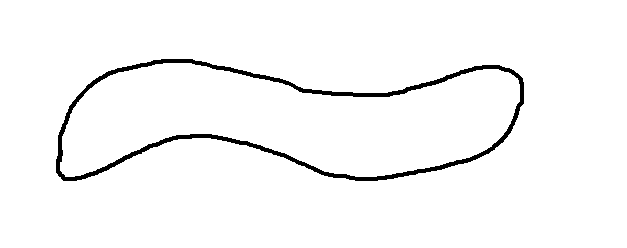
#> input picture ImageCreation/Wiggle_000.png, 627 x 248 px
$ python -i MaskImage.py   (imports and definitions only)
#> lines starting #> are read from the running program, lines starting #| are printed output that depends on the picture; after the words box and inside, x2 and y2 are one past the last pixel; in counts of white or black regions, pixels touching at a corner belong together
#> further down, picture is the input picture: shape (248, 627, 3); 97.1% white; 1 black region, box (x1, y1, x2, y2) and area: (56, 59, 524, 181) 4506
# packages
from ctypes import sizeof
from itertools import count
import cv2
import numpy as np
import os
from os import listdir
from os.path import join

counter = -1
cardsNameArray = [[a,b,c,d] for a in ['1','2','3'] for b in ['1','2','3'] for c in ['1','2','3'] for d in ['1','2','3']]

# [11 lines left out: function changeColor, not called in this run]

def createCard(image):
    global counter
    global cardsNameArray
    card1 = np.zeros((4*image.shape[0],image.shape[1],image.shape[2]), np.uint8)

    #For adding with instead of transparant
    card1.fill(255)
#> card1: shape (992, 627, 3); every value is 255
    card2 = card1.copy()

    # Creating card with only 1 pattern
    y_offset = round(card1.shape[0] * 0.5 - image.shape[0] * 0.5)
#> y_offset = 372
    card1[y_offset:y_offset+image.shape[0], 0:image.shape[1]] = image
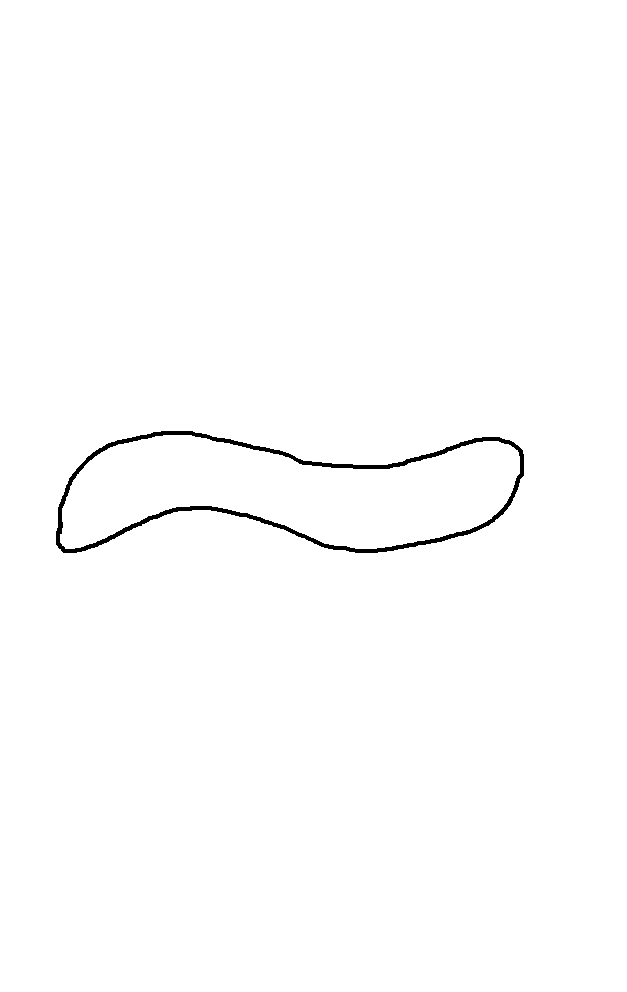
#> card1: shape (992, 627, 3); 99.3% white; 1 black region, box (x1, y1, x2, y2) and area: (56, 431, 524, 553) 4506
    counter = counter+1
    card1CorrectSize = cv2.resize(card1, (0, 0), None, 0.236, 0.1935)
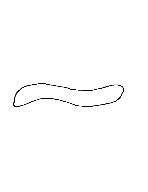
#> card1CorrectSize: shape (192, 148, 3); min 0, max 255, mean 253.1
    cv2.imwrite(f"{''.join(map(str, cardsNameArray[counter]))}.png", card1CorrectSize)
    # cv2.imwrite(f"{counter}.png", card1)

    # Creating card with 3 times the pattern
    card3 = card1.copy()
    y_offset = round(card3.shape[0] * (1/4) - image.shape[0] * 0.5)
#> y_offset = 124
    card3[y_offset:y_offset+image.shape[0], 0:image.shape[1]] = image

    y_offset = round(card3.shape[0] * (3/4) - image.shape[0] * 0.5)
#> y_offset = 620
    card3[y_offset:y_offset+image.shape[0], 0:image.shape[1]] = image
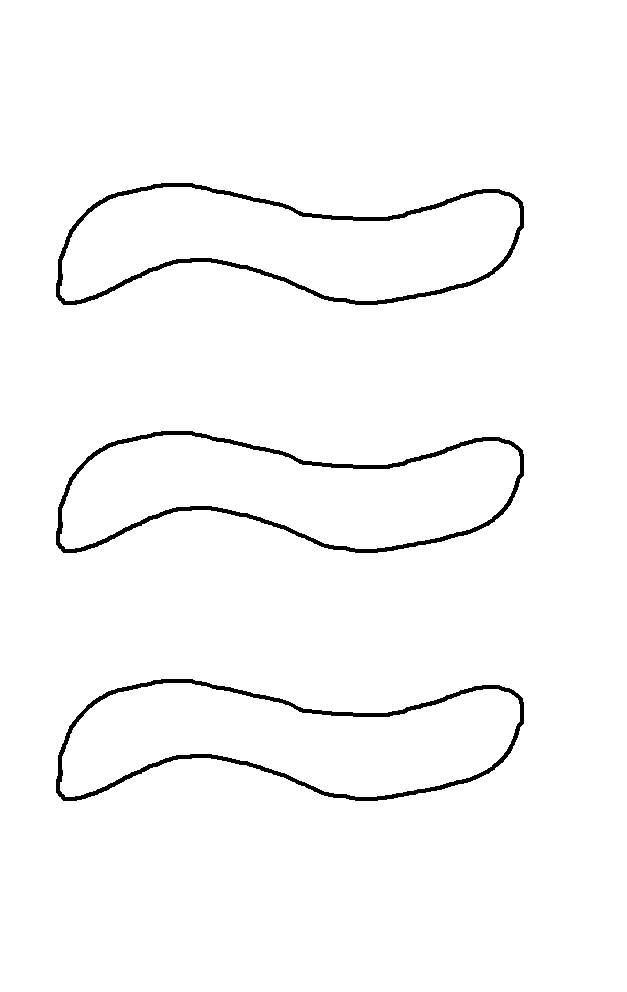
#> card3: shape (992, 627, 3); 97.8% white; 3 black regions, box (x1, y1, x2, y2) and area: (56, 183, 524, 305) 4506, (56, 431, 524, 553) 4506, (56, 679, 524, 801) 4506
    counter = counter+1
    card3CorrectSize = cv2.resize(card3, (0, 0), None, 0.236, 0.1935)
    cv2.imwrite(f"{''.join(map(str, cardsNameArray[counter]))}.png", card3CorrectSize)
    # cv2.imwrite(f"{counter}.png", card3)

    # Creating card with 2 times the pattern
    y_offset = round(card2.shape[0] * (1/3) - image.shape[0] * 0.5)
#> y_offset = 207
    card2[y_offset:y_offset+image.shape[0], 0:image.shape[1]] = image
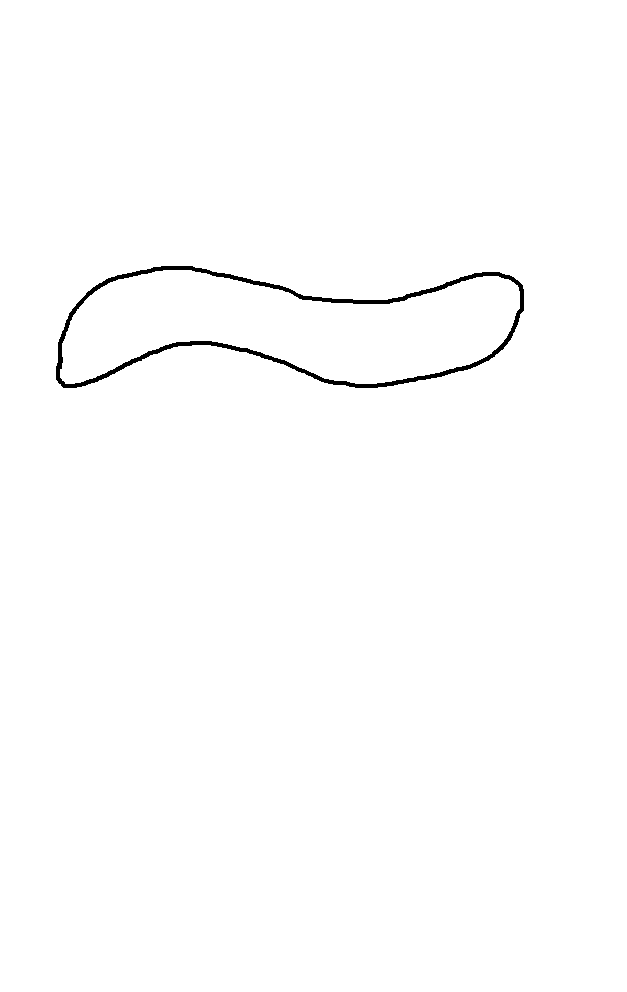
#> card2: shape (992, 627, 3); 99.3% white; 1 black region, box (x1, y1, x2, y2) and area: (56, 266, 524, 388) 4506

    y_offset = round(card2.shape[0] * (2/3) - image.shape[0] * 0.5)
#> y_offset = 537
    card2[y_offset:y_offset+image.shape[0], 0:image.shape[1]] = image
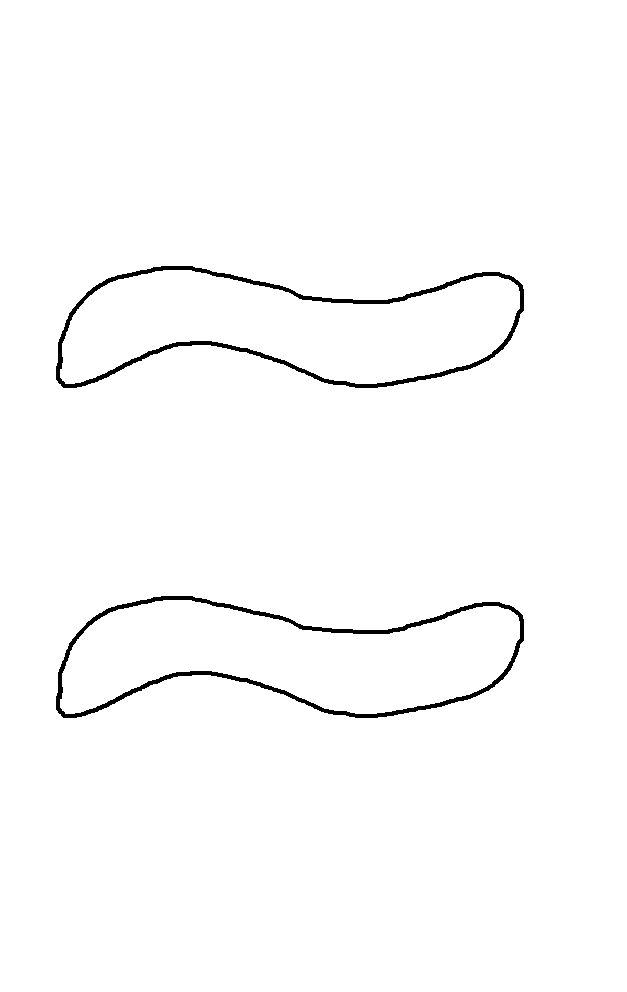
#> card2: shape (992, 627, 3); 98.6% white; 2 black regions, box (x1, y1, x2, y2) and area: (56, 266, 524, 388) 4506, (56, 596, 524, 718) 4506
    counter = counter+1
    card2CorrectSize = cv2.resize(card2, (0, 0), None, 0.236, 0.1935)
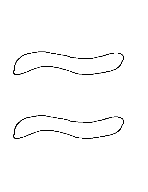
#> card2CorrectSize: shape (192, 148, 3); min 0, max 255, mean 251.2
    cv2.imwrite(f"{''.join(map(str, cardsNameArray[counter]))}.png", card2CorrectSize)
    # cv2.imwrite(f"{counter}.png", card2)


# [32 lines left out: function convertImage, not called in this run]


# stripes = False
# [2 lines not run here, left out]

>>> import cv2
>>> picture = cv2.imread('Wiggle_000.png')
>>> result = createCard(picture)
